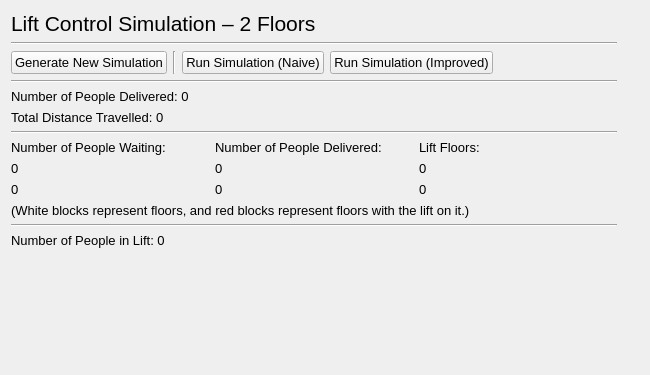
<?xml version="1.0" encoding="UTF-8"?>
<ui version="4.0">
 <class>mwindow_sim_2_floors</class>
 <widget class="QMainWindow" name="mwindow_sim_2_floors">
  <property name="geometry">
   <rect>
    <x>0</x>
    <y>0</y>
    <width>650</width>
    <height>375</height>
   </rect>
  </property>
  <property name="font">
   <font>
    <pointsize>10</pointsize>
   </font>
  </property>
  <property name="windowTitle">
   <string>Lift Control Simulation – 2 Floors</string>
  </property>
  <widget class="QWidget" name="central_widget">
   <widget class="QWidget" name="layoutWidget">
    <property name="geometry">
     <rect>
      <x>11</x>
      <y>11</y>
      <width>606</width>
      <height>340</height>
     </rect>
    </property>
    <layout class="QVBoxLayout" name="vert_layout_lift_control">
     <item>
      <widget class="QLabel" name="lbl_lift_control">
       <property name="font">
        <font>
         <pointsize>16</pointsize>
         <bold>false</bold>
        </font>
       </property>
       <property name="text">
        <string>Lift Control Simulation – 2 Floors</string>
       </property>
      </widget>
     </item>
     <item>
      <widget class="Line" name="hori_line_lift_control">
       <property name="orientation">
        <enum>Qt::Horizontal</enum>
       </property>
      </widget>
     </item>
     <item>
      <layout class="QHBoxLayout" name="hori_layout_nav">
       <item>
        <widget class="QPushButton" name="btn_generate_new_sim">
         <property name="text">
          <string>Generate New Simulation</string>
         </property>
        </widget>
       </item>
       <item>
        <widget class="Line" name="vert_line_buttons">
         <property name="orientation">
          <enum>Qt::Vertical</enum>
         </property>
        </widget>
       </item>
       <item alignment="Qt::AlignLeft">
        <widget class="QPushButton" name="btn_run_sim_naive">
         <property name="text">
          <string>Run Simulation (Naive)</string>
         </property>
        </widget>
       </item>
       <item>
        <widget class="QPushButton" name="btn_run_sim_improved">
         <property name="text">
          <string>Run Simulation (Improved)</string>
         </property>
        </widget>
       </item>
       <item>
        <spacer name="hori_spacer_nav">
         <property name="orientation">
          <enum>Qt::Horizontal</enum>
         </property>
         <property name="sizeHint" stdset="0">
          <size>
           <width>40</width>
           <height>20</height>
          </size>
         </property>
        </spacer>
       </item>
      </layout>
     </item>
     <item>
      <widget class="Line" name="hori_line_nav">
       <property name="orientation">
        <enum>Qt::Horizontal</enum>
       </property>
      </widget>
     </item>
     <item>
      <widget class="QLabel" name="lbl_num_delivered">
       <property name="text">
        <string>Number of People Delivered: 0</string>
       </property>
      </widget>
     </item>
     <item>
      <widget class="QLabel" name="lbl_distance_travelled">
       <property name="text">
        <string>Total Distance Travelled: 0</string>
       </property>
      </widget>
     </item>
     <item>
      <widget class="Line" name="hori_line_summary">
       <property name="orientation">
        <enum>Qt::Horizontal</enum>
       </property>
      </widget>
     </item>
     <item>
      <layout class="QGridLayout" name="grid_layout_sim">
       <item row="0" column="1">
        <widget class="QLabel" name="lbl_delivered_floors">
         <property name="font">
          <font>
           <pointsize>10</pointsize>
           <bold>false</bold>
          </font>
         </property>
         <property name="text">
          <string>Number of People Delivered:</string>
         </property>
        </widget>
       </item>
       <item row="1" column="2">
        <widget class="QLabel" name="lbl_floor_1">
         <property name="text">
          <string>0</string>
         </property>
        </widget>
       </item>
       <item row="1" column="0">
        <widget class="QLabel" name="lbl_waiting_1">
         <property name="text">
          <string>0</string>
         </property>
        </widget>
       </item>
       <item row="2" column="2">
        <widget class="QLabel" name="lbl_floor_0">
         <property name="text">
          <string>0</string>
         </property>
        </widget>
       </item>
       <item row="2" column="0">
        <widget class="QLabel" name="lbl_waiting_0">
         <property name="text">
          <string>0</string>
         </property>
        </widget>
       </item>
       <item row="2" column="1">
        <widget class="QLabel" name="lbl_delivered_0">
         <property name="text">
          <string>0</string>
         </property>
        </widget>
       </item>
       <item row="0" column="2">
        <widget class="QLabel" name="lbl_lift_floors">
         <property name="font">
          <font>
           <pointsize>10</pointsize>
           <bold>false</bold>
          </font>
         </property>
         <property name="text">
          <string>Lift Floors:</string>
         </property>
        </widget>
       </item>
       <item row="1" column="1">
        <widget class="QLabel" name="lbl_delivered_1">
         <property name="text">
          <string>0</string>
         </property>
        </widget>
       </item>
       <item row="0" column="0">
        <widget class="QLabel" name="lbl_waiting_floors">
         <property name="font">
          <font>
           <pointsize>10</pointsize>
           <bold>false</bold>
          </font>
         </property>
         <property name="text">
          <string>Number of People Waiting:</string>
         </property>
        </widget>
       </item>
      </layout>
     </item>
     <item>
      <widget class="QLabel" name="lbl_key">
       <property name="font">
        <font>
         <pointsize>10</pointsize>
         <italic>false</italic>
        </font>
       </property>
       <property name="text">
        <string>(White blocks represent floors, and red blocks represent floors with the lift on it.)</string>
       </property>
      </widget>
     </item>
     <item>
      <widget class="Line" name="hori_line_sim">
       <property name="orientation">
        <enum>Qt::Horizontal</enum>
       </property>
      </widget>
     </item>
     <item>
      <widget class="QLabel" name="lbl_num_in_lift">
       <property name="text">
        <string>Number of People in Lift: 0</string>
       </property>
      </widget>
     </item>
     <item>
      <widget class="QLabel" name="lbl_update">
       <property name="text">
        <string/>
       </property>
      </widget>
     </item>
     <item>
      <spacer name="vert_spacer">
       <property name="orientation">
        <enum>Qt::Vertical</enum>
       </property>
       <property name="sizeHint" stdset="0">
        <size>
         <width>20</width>
         <height>40</height>
        </size>
       </property>
      </spacer>
     </item>
    </layout>
   </widget>
  </widget>
 </widget>
 <resources/>
 <connections/>
</ui>
